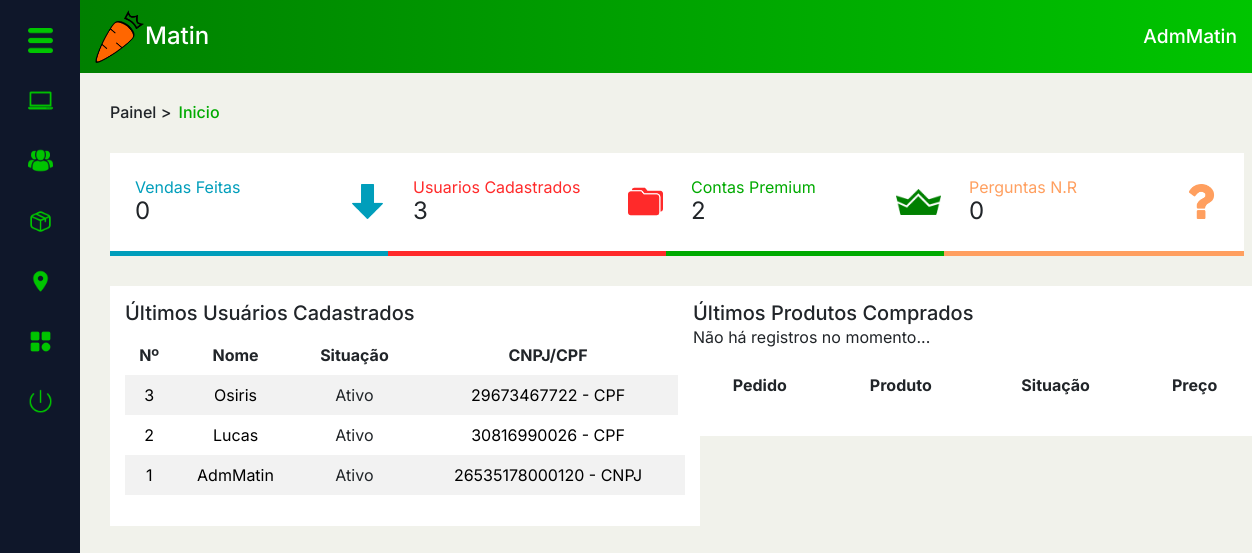
The app's page /PAGES/dashboard.php (signed in), older data.
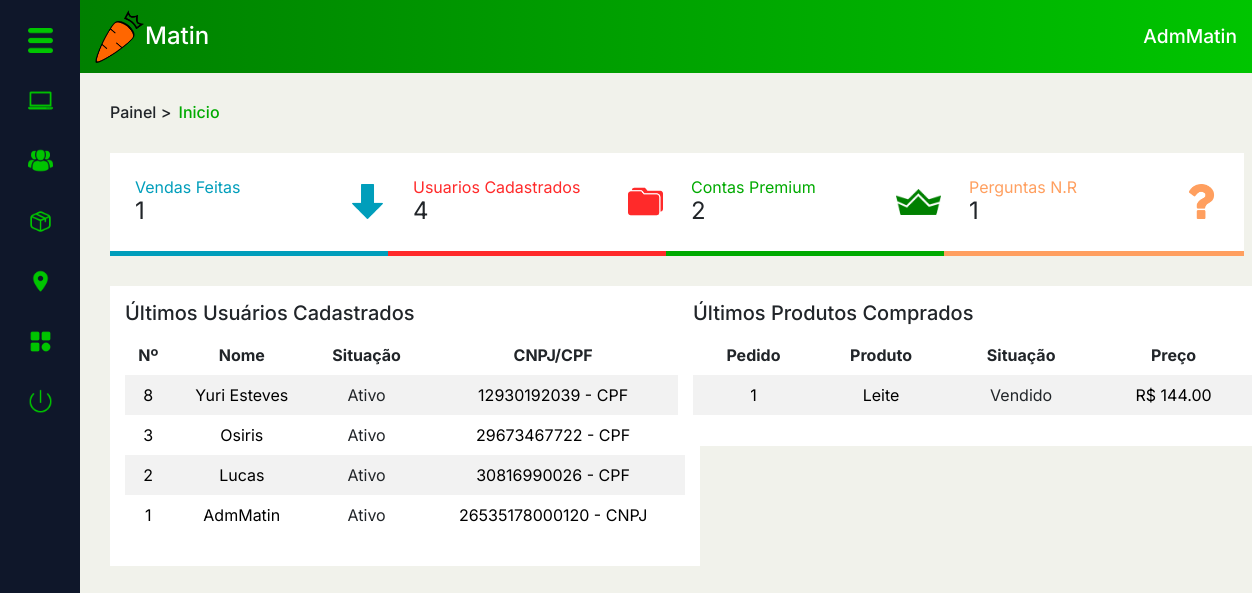
The same page, newer data.
### tables this page shows
CREATE TABLE `usuario` (
  `idUsu` int(11) NOT NULL,
  `nome_usu` varchar(50) NOT NULL,
  `ativo` enum('0','1') NOT NULL DEFAULT '1',
  `data_criacao` date NOT NULL,
  `email_usu` varchar(100) NOT NULL,
  `senha_usu` varchar(45) NOT NULL,
  `tel_usu` varchar(45) NOT NULL,
  `fotos_usu` varchar(45) DEFAULT NULL,
  `premium` enum('0','1') NOT NULL,
  `NR` varchar(45) NOT NULL,
  `comp` varchar(45) NOT NULL,
  `TCIR` enum('CPF','CNPJ') NOT NULL,
  `NRCIR` varchar(45) NOT NULL,
  `nvl_usu` enum('A','F','C') NOT NULL DEFAULT 'C',
  `Local_CEP` int(11) NOT NULL,
  `tipoLocal` enum('casa','trabalho') NOT NULL,
  `infoAddLocal` varchar(100) NOT NULL
);

CREATE TABLE `npedido` (
  `idNPedido` int(11) NOT NULL,
  `situacao` enum('CF','CA','CNR','A') NOT NULL,
  `data_criacao` date NOT NULL,
  `qnt_pedida` int(11) NOT NULL,
  `tipoqnt_ped` enum('kg','unid') NOT NULL,
  `idProduto` int(11) NOT NULL,
  `idUsuComprador` int(11) NOT NULL,
  `idUsuVendedor` int(11) NOT NULL
);

CREATE TABLE `produto` (
  `idProduto` int(11) NOT NULL,
  `nome_prod` varchar(100) NOT NULL,
  `qnt_prod_estoque` int(11) NOT NULL,
  `data_criacao_prod` date NOT NULL,
  `preco_prod` decimal(5,2) NOT NULL,
  `fotos_prod` varchar(100) NOT NULL DEFAULT 'sem_foto.png',
  `qnt_vendas` int(11) NOT NULL,
  `promocao` int(11) DEFAULT NULL,
  `parcela` int(11) DEFAULT NULL,
  `idCarrinho` int(11) NOT NULL,
  `idFavoritos` int(11) NOT NULL,
  `idCategoria` int(11) NOT NULL
);

### MODEL/autenticacao.php (called while the page is built, shortened)
<?php
function pegarIDUsuario(){
    return $_SESSION['idUsu'];
}
?>

### PAGES/DASHBOARD/dash_ini.php (the view, shortened to what the rows shown need)
<?php
if ($idUsu == '1') {
?>
    <div class="container-main">
        <div class="listas">
            <div class="row" style="display: flex; justify-content: space-between !important; ">
                <div class="col-md-6">
                    <div class="listUsu">
                        <table class="table table-striped">
                            <thead>
                                <tr>
                                    <th scope="col">Nº</th>
                                    <th scope="col">Nome</th>
                                    <th scope="col">Situação</th>
                                    <th scope="col">CNPJ/CPF</th>
                                </tr>
                            </thead>
                            <tbody>
                                <?php
                                $selectP = "SELECT * FROM usuario ORDER BY idUsu DESC LIMIT 5";
                                $selectP = $cx->prepare($selectP);
                                $selectP->setFetchMode(PDO::FETCH_ASSOC);
                                $selectP->execute();
                                $total = $selectP->rowCount();
                                if ($total == 0) {
                                    echo "<p class='txtVermelho'>Não há registros no momento...</p>";
                                } else {
                                    while ($dados = $selectP->fetch()) {
                                        echo "<tr>";
                                        echo "<td scope='row'>{$dados['idUsu']}</td>";
                                        echo "<td>{$dados['nome_usu']}</td>";
                                        if ($dados['ativo'] == 1) {
                                            echo "<td class='txtVerde'>Ativo</td>";
                                        } else {
                                            echo "<td class='txtVermelho'>Bloqueado</td>";
                                        }
                                        echo "<td>{$dados['NRCIR']} - {$dados['TCIR']}</td>";
                                        echo "</tr>";
                                    }
                                }
                                ?>
                            </tbody>
                        </table>
                    </div>
                </div>
                <div class="col-md-6">
                    <div class="prodlist">
                        <table class="table table-striped">
                            <thead>
                                <tr>
                                    <th scope="col">Pedido</th>
                                    <th scope="col">Produto</th>
                                    <th scope="col">Situação</th>
                                    <th scope="col">Preço</th>
                                </tr>
                            </thead>
                            <tbody>
                                <?php
                                $selectP = "SELECT * from npedido n INNER JOIN produto p ON n.idProduto = p.idProduto ORDER BY n.idProduto DESC LIMIT 5";
                                $selectP = $cx->prepare($selectP);
                                $selectP->setFetchMode(PDO::FETCH_ASSOC);
                                $selectP->execute();
                                $total = $selectP->rowCount();
                                if ($total == 0) {
                                    echo "<p class='txtVermelho'>Não há registros no momento...</p>";
                                } else {
                                    while ($dados = $selectP->fetch()) {
                                        echo "<tr>";
                                        echo "<td scope='row'>{$dados['idNPedido']}</td>";
                                        echo "<td>{$dados['nome_prod']}</td>";
                                        if ($dados['situacao'] == 'CNR') {
                                            echo "<td class='txtVermelho'>Desistência</td>";
                                        } elseif ($dados['situacao'] == 'CF') {
                                            echo "<td class='txtVerde'>Vendido</td>";
                                        } elseif ($dados['situacao'] == 'A') {
                                            echo "<td class='txtAzul'>Em Processamento</td>";
                                        }
                                        echo "<td>R$ {$dados['preco_prod']}</td>";
                                        echo "</tr>";
                                    }
                                }
                                ?>
                            </tbody>
                        </table>
                    </div>
                </div>
            </div>
        </div>
    </div>
<?php } ?>

### PAGES/DASHBOARD/headerDash.php (shortened to what the rows shown need)
<?php
if (isset($idUsu)) {
    $selectQ = "SELECT * FROM usuario WHERE idUsu = $idUsu";
    $selectP = $cx->prepare($selectQ);
    $selectP->execute();
    $dados = $selectP->fetch(PDO::FETCH_ASSOC);
}
?>
<nav class="d-flex justify-content-between align-items-center">
    <a href="../index.php">
        <div class="logo">
            <h1>Matin</h1>
        </div>
    </a>
    <div class="usuario">
        <h1><?php echo $dados['nome_usu'] ?></h1>
    </div>
</nav>

Row changes from the older to the newer data that the page shows:
added usuario: idUsu "8", nome_usu "Yuri Esteves", ativo "Ativo", NRCIR "12930192039", TCIR "CPF"
added npedido: idNPedido "1", idProduto.nome_prod "Leite", situacao "Vendido", idProduto.preco_prod "144.00"
Text that changed along with them:
$RC: "0" → "1"
$total: "3" → "4"
$total: "0" → "1"
text no longer shown: "Não há registros no momento..."
